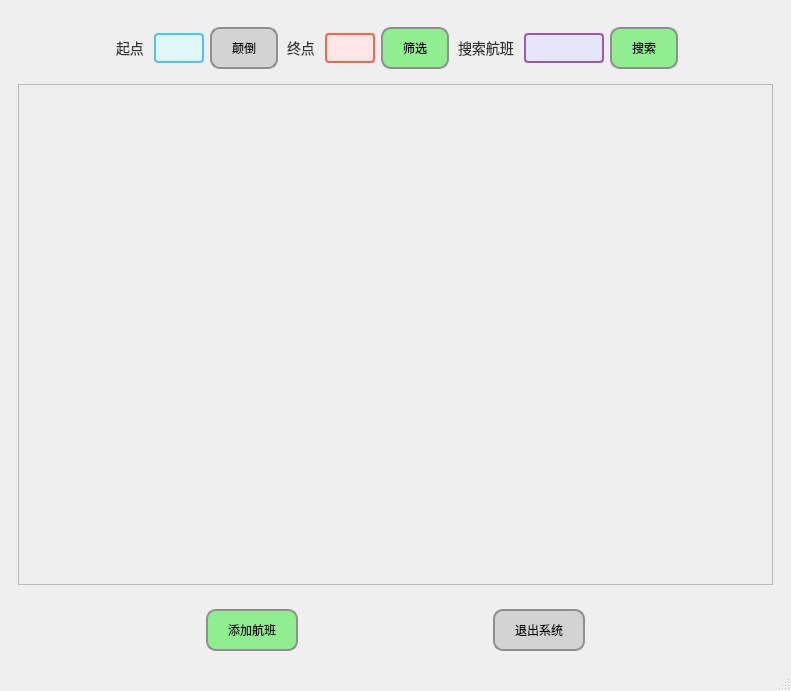
<?xml version="1.0" encoding="UTF-8"?>
<ui version="4.0">
 <class>AdminMainWindow</class>
 <widget class="QMainWindow" name="AdminMainWindow">
  <property name="geometry">
   <rect>
    <x>0</x>
    <y>0</y>
    <width>791</width>
    <height>691</height>
   </rect>
  </property>
  <property name="windowTitle">
   <string>MainWindow</string>
  </property>
  <widget class="QWidget" name="centralwidget">
   <layout class="QVBoxLayout" name="verticalLayout_11">
    <item>
     <widget class="QWidget" name="widget_2" native="true">
      <layout class="QVBoxLayout" name="verticalLayout_2">
       <item>
        <widget class="QWidget" name="widget_22" native="true">
         <layout class="QHBoxLayout" name="horizontalLayout_13">
          <item>
           <spacer name="horizontalSpacer_13">
            <property name="orientation">
             <enum>Qt::Orientation::Horizontal</enum>
            </property>
            <property name="sizeHint" stdset="0">
             <size>
              <width>40</width>
              <height>20</height>
             </size>
            </property>
           </spacer>
          </item>
          <item>
           <widget class="QLabel" name="label_22">
            <property name="styleSheet">
             <string notr="true">QLabel {
    color: #333333; /* 深灰色文字，与对话框和文本输入框的文字颜色相同 */
    font-size: 14px; /* 与按钮、对话框和文本输入框相同的字体大小 */
    font-weight: normal; /* 默认字体粗细，可以根据需要调整 */
    margin: 5px 0; /* 上下外边距，根据需要调整 */
    background-color: transparent; /* 透明背景，不覆盖标签下的内容 */
}

QLabel:disabled {
    color: #888888; /* 禁用时文字颜色变暗，与禁用状态的文本输入框一致 */
}</string>
            </property>
            <property name="text">
             <string>起点</string>
            </property>
           </widget>
          </item>
          <item>
           <widget class="QLineEdit" name="StartPointLine">
            <property name="maximumSize">
             <size>
              <width>50</width>
              <height>16777215</height>
             </size>
            </property>
            <property name="styleSheet">
             <string notr="true">QLineEdit {
    background-color: #e0f7fa; /* 浅蓝色背景 */
    border: 2px solid #4fc3f7; /* 蓝色边框 */
    border-radius: 4px; /* 圆角边框 */
    padding: 5px; /* 内边距 */
    color: #005f6a; /* 深蓝色文本 */
    selection-background-color: #4fc3f7; /* 选中时的背景颜色 */
    selection-color: #ffffff; /* 选中时的文本颜色 */
}

QLineEdit:focus {
    border-color: #00796b; /* 聚焦时边框颜色变深 */
    box-shadow: 0 0 4px rgba(0, 121, 107, 0.5); /* 聚焦时阴影效果 */
}

QLineEdit:disabled {
    background-color: #d3e5f3; /* 禁用时背景颜色变浅 */
    border-color: #a1c4dd; /* 禁用时边框颜色变浅 */
    color: #6d8cac; /* 禁用时文本颜色变暗 */
}

QLineEdit::placeholder {
    color: #6d8cac; /* 占位符文本颜色 */
    font-style: italic; /* 占位符文本斜体 */
}</string>
            </property>
           </widget>
          </item>
          <item>
           <widget class="QPushButton" name="ReverseBtn">
            <property name="styleSheet">
             <string notr="true">QPushButton {
    border: 2px solid #8f8f91; /* 设置按钮边框 */
    border-radius: 10px; /* 设置按钮圆角 */
    padding: 10px 20px; /* 设置按钮内边距 */
    background-color: #d3d3d3; /* 设置浅灰色背景 */
    color: black; /* 设置文本颜色为黑色，确保在浅灰色背景上清晰可见 */
}
 
QPushButton:hover {
    background-color: #c0c0c0; /* 鼠标悬停时的背景颜色，稍微深一点的浅灰色 */
}
 
QPushButton:pressed {
    background-color: #a9a9a9; /* 按钮按下时的背景颜色，再深一点的浅灰色 */
}</string>
            </property>
            <property name="text">
             <string>颠倒</string>
            </property>
           </widget>
          </item>
          <item>
           <widget class="QLabel" name="label_23">
            <property name="styleSheet">
             <string notr="true">QLabel {
    color: #333333; /* 深灰色文字，与对话框和文本输入框的文字颜色相同 */
    font-size: 14px; /* 与按钮、对话框和文本输入框相同的字体大小 */
    font-weight: normal; /* 默认字体粗细，可以根据需要调整 */
    margin: 5px 0; /* 上下外边距，根据需要调整 */
    background-color: transparent; /* 透明背景，不覆盖标签下的内容 */
}

QLabel:disabled {
    color: #888888; /* 禁用时文字颜色变暗，与禁用状态的文本输入框一致 */
}</string>
            </property>
            <property name="text">
             <string>终点</string>
            </property>
           </widget>
          </item>
          <item>
           <widget class="QLineEdit" name="EndPointLine">
            <property name="maximumSize">
             <size>
              <width>50</width>
              <height>16777215</height>
             </size>
            </property>
            <property name="styleSheet">
             <string notr="true">QLineEdit {
    background-color: #ffe6e6; /* 浅红色背景 */
    border: 2px solid #ff6347; /* 鲜红色边框 */
    border-radius: 4px; /* 圆角边框 */
    padding: 5px; /* 内边距 */
    color: #8b0000; /* 暗红色文本 */
    selection-background-color: #ff4500; /* 选中时的背景颜色（橙色红） */
    selection-color: #ffffff; /* 选中时的文本颜色（白色） */
}

QLineEdit:focus {
    border-color: #dc143c; /* 聚焦时边框颜色变为更深的红色 */
    box-shadow: 0 0 4px rgba(220, 20, 60, 0.5); /* 聚焦时阴影效果 */
}

QLineEdit:disabled {
    background-color: #f5dcdc; /* 禁用时背景颜色变浅 */
    border-color: #e9967a; /* 禁用时边框颜色变浅 */
    color: #a52a2a; /* 禁用时文本颜色变暗 */
}

QLineEdit::placeholder {
    color: #a52a2a; /* 占位符文本颜色（暗红色） */
    font-style: italic; /* 占位符文本斜体 */
}</string>
            </property>
           </widget>
          </item>
          <item>
           <widget class="QPushButton" name="FilterBtn">
            <property name="styleSheet">
             <string notr="true">QPushButton {
    border: 2px solid #8f8f91; /* 设置按钮边框 */
    border-radius: 10px; /* 设置按钮圆角 */
    padding: 10px 20px; /* 设置按钮内边距 */
    background-color: #90ee90; /* 设置浅绿色背景 */
}

QPushButton:hover {
    background-color: #80e080; /* 鼠标悬停时的背景颜色，稍微深一点的浅绿色 */
}

QPushButton:pressed {
    background-color: #70d070; /* 按钮按下时的背景颜色，再深一点的浅绿色 */
}</string>
            </property>
            <property name="text">
             <string>筛选</string>
            </property>
           </widget>
          </item>
          <item>
           <widget class="QLabel" name="label_24">
            <property name="styleSheet">
             <string notr="true">QLabel {
    color: #333333; /* 深灰色文字，与对话框和文本输入框的文字颜色相同 */
    font-size: 14px; /* 与按钮、对话框和文本输入框相同的字体大小 */
    font-weight: normal; /* 默认字体粗细，可以根据需要调整 */
    margin: 5px 0; /* 上下外边距，根据需要调整 */
    background-color: transparent; /* 透明背景，不覆盖标签下的内容 */
}

QLabel:disabled {
    color: #888888; /* 禁用时文字颜色变暗，与禁用状态的文本输入框一致 */
}</string>
            </property>
            <property name="text">
             <string>搜索航班</string>
            </property>
           </widget>
          </item>
          <item>
           <widget class="QLineEdit" name="SeekLine">
            <property name="maximumSize">
             <size>
              <width>80</width>
              <height>16777215</height>
             </size>
            </property>
            <property name="styleSheet">
             <string notr="true">QLineEdit {
    background-color: #e6e6fa; /* 浅紫色背景 */
    border: 2px solid #9b59b6; /* 紫色边框 */
    border-radius: 4px; /* 圆角边框 */
    padding: 5px; /* 内边距 */
    color: #4b0082; /* 深紫色文本（与浅紫色背景形成对比） */
    selection-background-color: #9b59b6; /* 选中时的背景颜色（与边框颜色相同） */
    selection-color: #ffffff; /* 选中时的文本颜色（白色） */
}

QLineEdit:focus {
    border-color: #6a0dad; /* 聚焦时边框颜色变深为深紫色 */
    box-shadow: 0 0 4px rgba(106, 13, 173, 0.5); /* 聚焦时阴影效果使用深紫色RGBA */
}

QLineEdit:disabled {
    background-color: #d8bfd8; /* 禁用时背景颜色变为更浅的紫色 */
    border-color: #b09cd9; /* 禁用时边框颜色变为更浅的紫色 */
    color: #800080; /* 禁用时文本颜色变为中紫色 */
}

QLineEdit::placeholder {
    color: #800080; /* 占位符文本颜色使用中紫色 */
    font-style: italic; /* 占位符文本斜体 */
}</string>
            </property>
           </widget>
          </item>
          <item>
           <widget class="QPushButton" name="SeekBtn">
            <property name="styleSheet">
             <string notr="true">QPushButton {
    border: 2px solid #8f8f91; /* 设置按钮边框 */
    border-radius: 10px; /* 设置按钮圆角 */
    padding: 10px 20px; /* 设置按钮内边距 */
    background-color: #90ee90; /* 设置浅绿色背景 */
}

QPushButton:hover {
    background-color: #80e080; /* 鼠标悬停时的背景颜色，稍微深一点的浅绿色 */
}

QPushButton:pressed {
    background-color: #70d070; /* 按钮按下时的背景颜色，再深一点的浅绿色 */
}</string>
            </property>
            <property name="text">
             <string>搜索</string>
            </property>
           </widget>
          </item>
          <item>
           <spacer name="horizontalSpacer_14">
            <property name="orientation">
             <enum>Qt::Orientation::Horizontal</enum>
            </property>
            <property name="sizeHint" stdset="0">
             <size>
              <width>40</width>
              <height>20</height>
             </size>
            </property>
           </spacer>
          </item>
         </layout>
        </widget>
       </item>
       <item>
        <widget class="QScrollArea" name="AdminShowFlightArea">
         <property name="widgetResizable">
          <bool>true</bool>
         </property>
         <widget class="QWidget" name="scrollAreaWidgetContents">
          <property name="geometry">
           <rect>
            <x>0</x>
            <y>0</y>
            <width>753</width>
            <height>507</height>
           </rect>
          </property>
          <layout class="QVBoxLayout" name="verticalLayout"/>
         </widget>
        </widget>
       </item>
      </layout>
     </widget>
    </item>
    <item>
     <widget class="QWidget" name="widget" native="true">
      <property name="minimumSize">
       <size>
        <width>0</width>
        <height>50</height>
       </size>
      </property>
      <layout class="QHBoxLayout" name="horizontalLayout">
       <item>
        <spacer name="horizontalSpacer_2">
         <property name="orientation">
          <enum>Qt::Orientation::Horizontal</enum>
         </property>
         <property name="sizeHint" stdset="0">
          <size>
           <width>40</width>
           <height>20</height>
          </size>
         </property>
        </spacer>
       </item>
       <item>
        <widget class="QPushButton" name="AddFlightBtn">
         <property name="minimumSize">
          <size>
           <width>0</width>
           <height>0</height>
          </size>
         </property>
         <property name="maximumSize">
          <size>
           <width>100</width>
           <height>100</height>
          </size>
         </property>
         <property name="styleSheet">
          <string notr="true">QPushButton {
    border: 2px solid #8f8f91; /* 设置按钮边框 */
    border-radius: 10px; /* 设置按钮圆角 */
    padding: 10px 20px; /* 设置按钮内边距 */
    background-color: #90ee90; /* 设置浅绿色背景 */
}

QPushButton:hover {
    background-color: #80e080; /* 鼠标悬停时的背景颜色，稍微深一点的浅绿色 */
}

QPushButton:pressed {
    background-color: #70d070; /* 按钮按下时的背景颜色，再深一点的浅绿色 */
}</string>
         </property>
         <property name="text">
          <string>添加航班</string>
         </property>
        </widget>
       </item>
       <item>
        <spacer name="horizontalSpacer">
         <property name="orientation">
          <enum>Qt::Orientation::Horizontal</enum>
         </property>
         <property name="sizeHint" stdset="0">
          <size>
           <width>40</width>
           <height>20</height>
          </size>
         </property>
        </spacer>
       </item>
       <item>
        <widget class="QPushButton" name="ExitBtn">
         <property name="maximumSize">
          <size>
           <width>100</width>
           <height>100</height>
          </size>
         </property>
         <property name="styleSheet">
          <string notr="true">QPushButton {
    border: 2px solid #8f8f91; /* 设置按钮边框 */
    border-radius: 10px; /* 设置按钮圆角 */
    padding: 10px 20px; /* 设置按钮内边距 */
    background-color: #d3d3d3; /* 设置浅灰色背景 */
    color: black; /* 设置文本颜色为黑色，确保在浅灰色背景上清晰可见 */
}
 
QPushButton:hover {
    background-color: #c0c0c0; /* 鼠标悬停时的背景颜色，稍微深一点的浅灰色 */
}
 
QPushButton:pressed {
    background-color: #a9a9a9; /* 按钮按下时的背景颜色，再深一点的浅灰色 */
}</string>
         </property>
         <property name="text">
          <string>退出系统</string>
         </property>
        </widget>
       </item>
       <item>
        <spacer name="horizontalSpacer_3">
         <property name="orientation">
          <enum>Qt::Orientation::Horizontal</enum>
         </property>
         <property name="sizeHint" stdset="0">
          <size>
           <width>40</width>
           <height>20</height>
          </size>
         </property>
        </spacer>
       </item>
      </layout>
     </widget>
    </item>
   </layout>
  </widget>
  <widget class="QStatusBar" name="statusbar"/>
 </widget>
 <resources/>
 <connections/>
</ui>
